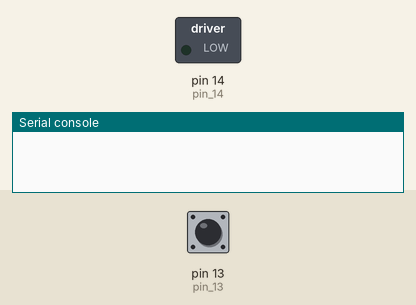
Bench run of a program on a simulated MicroPython board. Shown: switched loads named in the program (green lamp = pin HIGH), the last lines printed to the serial console. Inputs (shaded band) come from the test bench; at power-on: pin 13 (pin_13) HIGH.

Above: at 1.2 s.
1.3 s: pin 13 (pin_13) pulled LOW for 0.15 s
At 1.39 s:
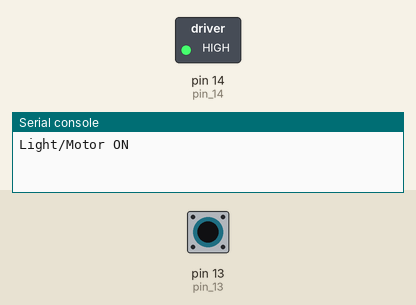
2.9 s: pin 13 (pin_13) pulled LOW for 3.2 s
At 6.5 s:
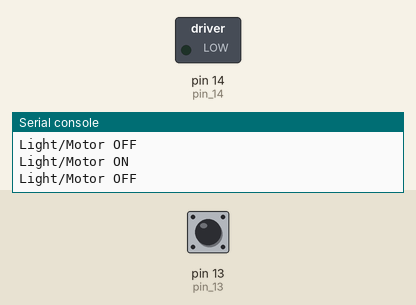
Timing chart, 0 to 8.0 s (numbered marks = the images above; inputs shaded):
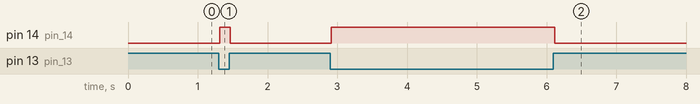

The program:

lab2_check2.py
```python
from machine import Pin, PWM, Timer, ADC
import utime

pin_14 = Pin(14, Pin.OUT)
startpose = [0]

def callback(p):
    receive = 0
    for i in range(8):
        receive += pin_13.value()
        utime.sleep(0.002) # 2ms to get a value
    if receive == 8 and startpose[0] == 1: startpose[0] = 0; print('Light/Motor OFF'); pin_14.value(0) # high voltage is release, low voltage is press
    elif receive == 0 and startpose[0] == 0: startpose[0] = 1; print('Light/Motor ON'); pin_14.value(1)

pin_13 = Pin(13, Pin.IN, Pin.PULL_UP)
Button = pin_13.irq(trigger=Pin.IRQ_FALLING | Pin.IRQ_RISING, handler=callback)

while(1):
    utime.sleep(0.1)
```

Measured:
- after the input at 1.3 s, pin 14 (pin_14): LOW → HIGH at once, → LOW 0.15 s later
- after the input at 2.9 s, pin 14 (pin_14): LOW → HIGH at once, → LOW 3.2 s later
